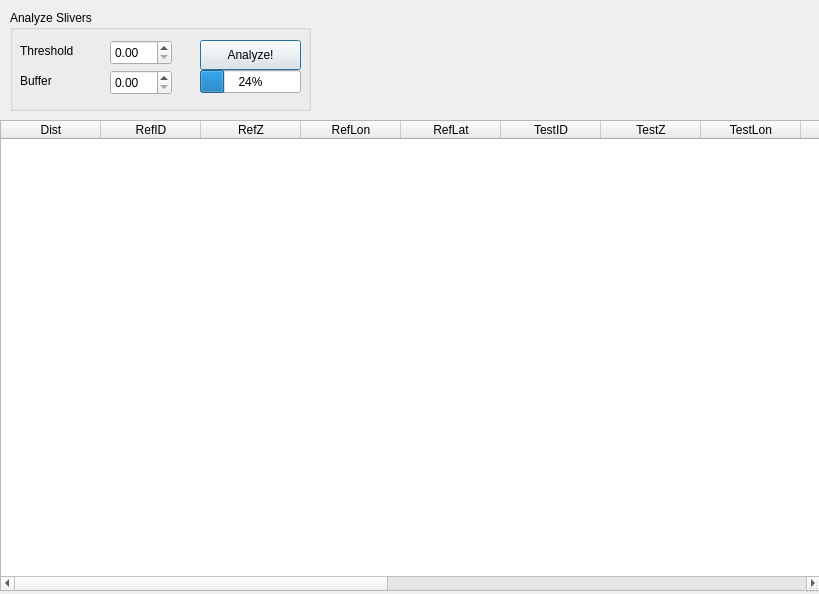
<?xml version="1.0" encoding="UTF-8"?>
<ui version="4.0">
 <class>SliverAnalysis</class>
 <widget class="QDialog" name="SliverAnalysis">
  <property name="geometry">
   <rect>
    <x>0</x>
    <y>0</y>
    <width>819</width>
    <height>594</height>
   </rect>
  </property>
  <property name="focusPolicy">
   <enum>Qt::StrongFocus</enum>
  </property>
  <property name="windowTitle">
   <string>Sliver Analysis</string>
  </property>
  <property name="sizeGripEnabled">
   <bool>true</bool>
  </property>
  <widget class="QWidget" name="widgetAnalysis" native="true">
   <property name="geometry">
    <rect>
     <x>0</x>
     <y>10</y>
     <width>321</width>
     <height>111</height>
    </rect>
   </property>
   <widget class="QWidget" name="verticalLayoutWidget_3">
    <property name="geometry">
     <rect>
      <x>10</x>
      <y>0</y>
      <width>301</width>
      <height>101</height>
     </rect>
    </property>
    <layout class="QVBoxLayout" name="layoutAnalysis">
     <item>
      <widget class="QGroupBox" name="groupBoxAnalyzeSlivers">
       <property name="title">
        <string>Analyze Slivers</string>
       </property>
       <widget class="QPushButton" name="btnAnalyzeSlivers">
        <property name="geometry">
         <rect>
          <x>190</x>
          <y>30</y>
          <width>101</width>
          <height>30</height>
         </rect>
        </property>
        <property name="text">
         <string>Analyze!</string>
        </property>
       </widget>
       <widget class="QLabel" name="labelSliverThreshold">
        <property name="geometry">
         <rect>
          <x>10</x>
          <y>30</y>
          <width>71</width>
          <height>21</height>
         </rect>
        </property>
        <property name="text">
         <string>Threshold</string>
        </property>
       </widget>
       <widget class="QLabel" name="inputAnalyzeSlivers_2">
        <property name="geometry">
         <rect>
          <x>10</x>
          <y>60</y>
          <width>66</width>
          <height>21</height>
         </rect>
        </property>
        <property name="text">
         <string>Buffer</string>
        </property>
       </widget>
       <widget class="QProgressBar" name="progressBarAnalyzeSlivers">
        <property name="geometry">
         <rect>
          <x>190</x>
          <y>60</y>
          <width>101</width>
          <height>23</height>
         </rect>
        </property>
        <property name="value">
         <number>24</number>
        </property>
       </widget>
       <widget class="QDoubleSpinBox" name="inputAnalyzeSlivers">
        <property name="geometry">
         <rect>
          <x>100</x>
          <y>30</y>
          <width>62</width>
          <height>25</height>
         </rect>
        </property>
       </widget>
       <widget class="QDoubleSpinBox" name="inputAnalyzeBuffer">
        <property name="geometry">
         <rect>
          <x>100</x>
          <y>60</y>
          <width>62</width>
          <height>25</height>
         </rect>
        </property>
       </widget>
      </widget>
     </item>
    </layout>
   </widget>
  </widget>
  <widget class="QTableWidget" name="table">
   <property name="geometry">
    <rect>
     <x>0</x>
     <y>120</y>
     <width>821</width>
     <height>471</height>
    </rect>
   </property>
   <property name="columnCount">
    <number>17</number>
   </property>
   <column>
    <property name="text">
     <string>Dist</string>
    </property>
   </column>
   <column>
    <property name="text">
     <string>RefID</string>
    </property>
   </column>
   <column>
    <property name="text">
     <string>RefZ</string>
    </property>
   </column>
   <column>
    <property name="text">
     <string>RefLon</string>
    </property>
   </column>
   <column>
    <property name="text">
     <string>RefLat</string>
    </property>
   </column>
   <column>
    <property name="text">
     <string>TestID</string>
    </property>
   </column>
   <column>
    <property name="text">
     <string>TestZ</string>
    </property>
   </column>
   <column>
    <property name="text">
     <string>TestLon</string>
    </property>
   </column>
   <column>
    <property name="text">
     <string>TestLat</string>
    </property>
   </column>
   <column/>
   <column/>
   <column/>
   <column/>
   <column/>
   <column/>
   <column/>
   <column/>
  </widget>
 </widget>
 <resources/>
 <connections/>
</ui>
